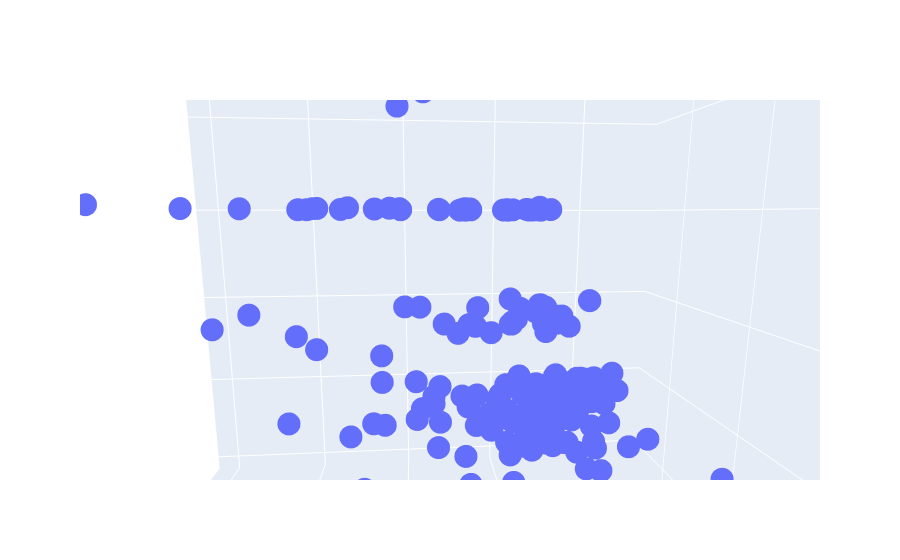

Notebook cell for this chart:
### Code cell
fig = go.Figure()
fig.add_trace(go.Scatter3d(x= tips.total_bill, y=tips.tip , mode='markers', z=tips['size'] ))
fig.show()

### Figure 1 — Plotly figure (JSON) as saved in the notebook; plotly's stock layout.template omitted (floating-point values rounded to 4 significant figures; data arrays with more than 128 entries replaced by an {"elided": "..."} marker saying what was removed)
{"data": [{"mode": "markers", "type": "scatter3d", "x": {"elided": "244 float values"}, "y": {"elided": "244 float values"}, "z": {"elided": "244 int values"}}], "layout": {"autosize": true, "dragmode": "pan", "scene": {"aspectmode": "auto", "aspectratio": {"x": 1, "y": 1, "z": 1}, "camera": {"center": {"x": 0, "y": 0, "z": 0}, "eye": {"x": 0.04164, "y": 0.5262, "z": 0.08912}, "projection": {"type": "perspective"}, "up": {"x": 0, "y": 0, "z": 1}}, "dragmode": "pan"}}}
